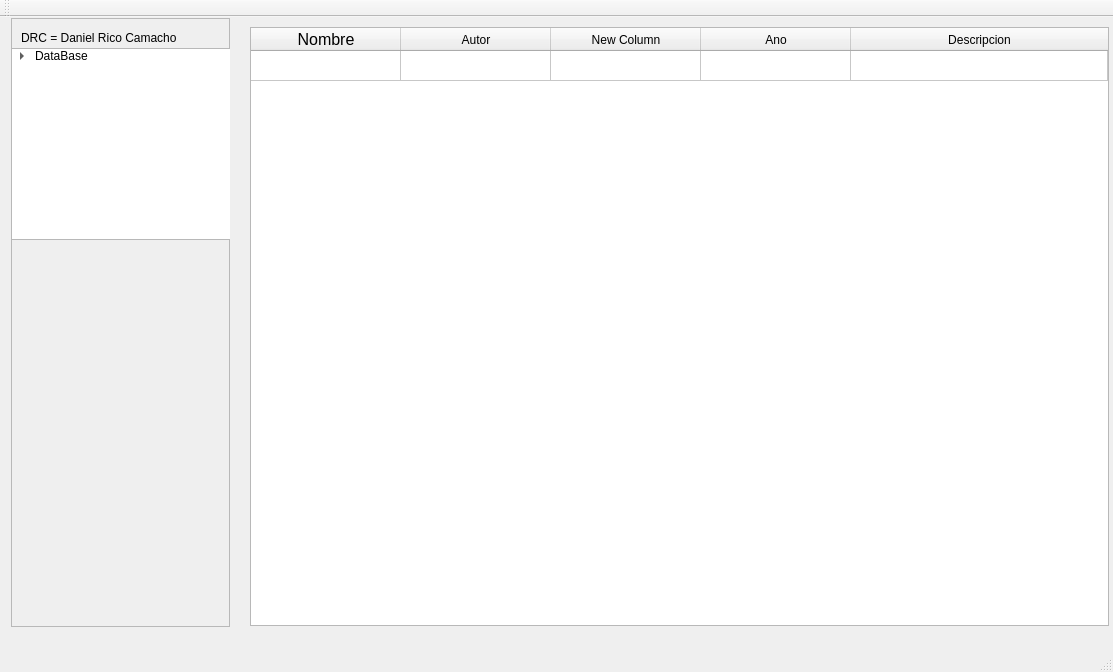
<?xml version="1.0" encoding="UTF-8"?>
<ui version="4.0">
 <class>MainWindow</class>
 <widget class="QMainWindow" name="MainWindow">
  <property name="enabled">
   <bool>true</bool>
  </property>
  <property name="geometry">
   <rect>
    <x>0</x>
    <y>0</y>
    <width>1113</width>
    <height>672</height>
   </rect>
  </property>
  <property name="sizePolicy">
   <sizepolicy hsizetype="Preferred" vsizetype="Preferred">
    <horstretch>0</horstretch>
    <verstretch>0</verstretch>
   </sizepolicy>
  </property>
  <property name="windowTitle">
   <string>MyDRC</string>
  </property>
  <widget class="QWidget" name="centralWidget">
   <widget class="QWidget" name="horizontalLayoutWidget">
    <property name="geometry">
     <rect>
      <x>0</x>
      <y>-10</y>
      <width>241</width>
      <height>631</height>
     </rect>
    </property>
    <layout class="QHBoxLayout" name="horizontalLayout">
     <item>
      <widget class="QFrame" name="frame">
       <property name="frameShape">
        <enum>QFrame::StyledPanel</enum>
       </property>
       <property name="frameShadow">
        <enum>QFrame::Raised</enum>
       </property>
       <widget class="QLabel" name="DRC">
        <property name="geometry">
         <rect>
          <x>10</x>
          <y>10</y>
          <width>211</width>
          <height>20</height>
         </rect>
        </property>
        <property name="text">
         <string>DRC = Daniel Rico Camacho</string>
        </property>
       </widget>
       <widget class="QTreeWidget" name="treeWidget">
        <property name="geometry">
         <rect>
          <x>0</x>
          <y>30</y>
          <width>241</width>
          <height>192</height>
         </rect>
        </property>
        <property name="sizePolicy">
         <sizepolicy hsizetype="Fixed" vsizetype="Expanding">
          <horstretch>0</horstretch>
          <verstretch>0</verstretch>
         </sizepolicy>
        </property>
        <property name="rootIsDecorated">
         <bool>true</bool>
        </property>
        <property name="uniformRowHeights">
         <bool>false</bool>
        </property>
        <property name="sortingEnabled">
         <bool>false</bool>
        </property>
        <property name="allColumnsShowFocus">
         <bool>false</bool>
        </property>
        <property name="wordWrap">
         <bool>false</bool>
        </property>
        <property name="headerHidden">
         <bool>true</bool>
        </property>
        <attribute name="headerVisible">
         <bool>false</bool>
        </attribute>
        <attribute name="headerCascadingSectionResizes">
         <bool>false</bool>
        </attribute>
        <attribute name="headerDefaultSectionSize">
         <number>119</number>
        </attribute>
        <column>
         <property name="text">
          <string>DRC</string>
         </property>
        </column>
        <column>
         <property name="text">
          <string/>
         </property>
        </column>
        <item>
         <property name="text">
          <string>DataBase</string>
         </property>
         <property name="text">
          <string/>
         </property>
         <item>
          <property name="text">
           <string>Galeria1</string>
          </property>
          <item>
           <property name="text">
            <string>Foto 1</string>
           </property>
           <property name="text">
            <string/>
           </property>
          </item>
         </item>
         <item>
          <property name="text">
           <string>Galeria 2</string>
          </property>
         </item>
         <item>
          <property name="text">
           <string>Galeria 3</string>
          </property>
         </item>
        </item>
       </widget>
      </widget>
     </item>
    </layout>
   </widget>
   <widget class="QWidget" name="horizontalLayoutWidget_2">
    <property name="geometry">
     <rect>
      <x>239</x>
      <y>-1</y>
      <width>881</width>
      <height>621</height>
     </rect>
    </property>
    <layout class="QHBoxLayout" name="horizontalLayout_2">
     <item>
      <widget class="QTableWidget" name="tableWidget">
       <attribute name="horizontalHeaderVisible">
        <bool>true</bool>
       </attribute>
       <attribute name="horizontalHeaderCascadingSectionResizes">
        <bool>false</bool>
       </attribute>
       <attribute name="horizontalHeaderDefaultSectionSize">
        <number>150</number>
       </attribute>
       <attribute name="horizontalHeaderShowSortIndicator" stdset="0">
        <bool>false</bool>
       </attribute>
       <attribute name="horizontalHeaderStretchLastSection">
        <bool>true</bool>
       </attribute>
       <attribute name="verticalHeaderVisible">
        <bool>false</bool>
       </attribute>
       <attribute name="verticalHeaderCascadingSectionResizes">
        <bool>false</bool>
       </attribute>
       <attribute name="verticalHeaderShowSortIndicator" stdset="0">
        <bool>false</bool>
       </attribute>
       <attribute name="verticalHeaderStretchLastSection">
        <bool>false</bool>
       </attribute>
       <row>
        <property name="text">
         <string>1</string>
        </property>
       </row>
       <column>
        <property name="text">
         <string>Nombre</string>
        </property>
        <property name="font">
         <font>
          <pointsize>12</pointsize>
         </font>
        </property>
       </column>
       <column>
        <property name="text">
         <string>Autor</string>
        </property>
       </column>
       <column>
        <property name="text">
         <string>New Column</string>
        </property>
       </column>
       <column>
        <property name="text">
         <string>Ano</string>
        </property>
       </column>
       <column>
        <property name="text">
         <string>Descripcion</string>
        </property>
       </column>
      </widget>
     </item>
    </layout>
   </widget>
  </widget>
  <widget class="QMenuBar" name="menuBar">
   <property name="geometry">
    <rect>
     <x>0</x>
     <y>0</y>
     <width>1113</width>
     <height>22</height>
    </rect>
   </property>
  </widget>
  <widget class="QToolBar" name="mainToolBar">
   <attribute name="toolBarArea">
    <enum>TopToolBarArea</enum>
   </attribute>
   <attribute name="toolBarBreak">
    <bool>false</bool>
   </attribute>
  </widget>
  <widget class="QStatusBar" name="statusBar"/>
 </widget>
 <layoutdefault spacing="6" margin="11"/>
 <resources/>
 <connections/>
</ui>
